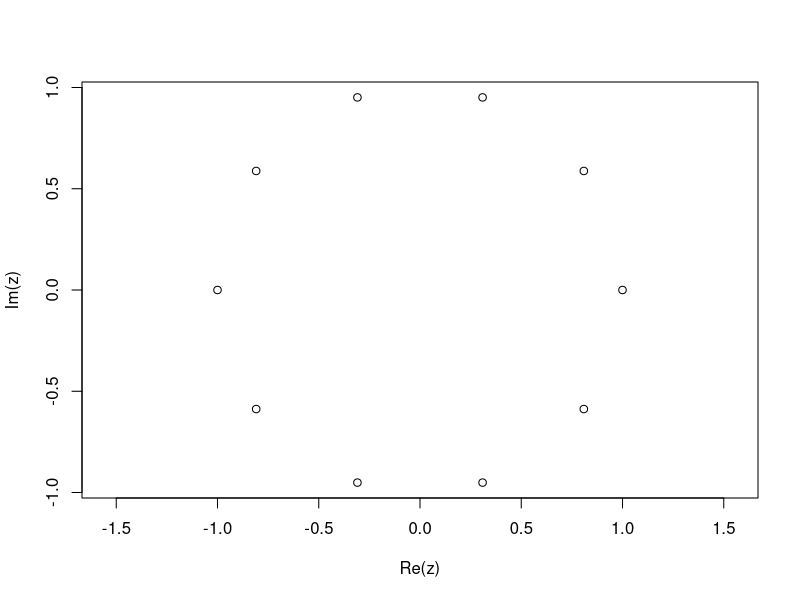
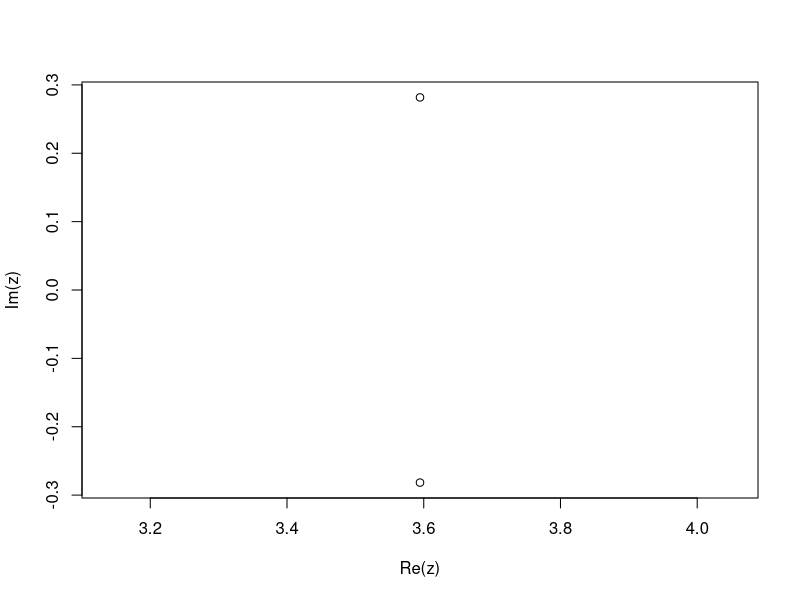

R code for these plots, in order:
# Operacoes com numeros complexos
# Elmar de Oliveira Uhl - 2023

# Entrada dos dois numeros complexos
z1 = 2 + 3i
print(paste("z1 = ", z1))
z2 = 3 + 5i
print(paste("z2 = ", z2))

# Operacoes com numeros complexos
# Real do numero complexo
z = Re(z1)
print(paste("Real is z = ", z))
# Imaginario do numero complexo
z = Im(z1)
print(paste("Imaginary is z = ", z))
# Modulo do numero complexo
r = Mod(z1)
print(paste("Modulus is r = ", r))
# Argumento do numero complexo
theta = Arg(z1)
print(paste("Argument is theta = ", theta))
# Conjugado do numero complexo
z = Conj(z1)
print(paste("Conjugado is z = ", z))

# Soma 2 numeros complexos
z = z1 + z2
print(paste("Sum is z = ", z))
# Subtrai 2 numeros complexos
z = z1 - z2
print(paste("Subtraction is z = ", z))
# Multiplica
z = z1 * z2
print(paste("Multiplication is z = ", z))
# Divide
z = z1 / z2
print(paste("Division is z = ", z))
# Raizes n
n = 10
k = 0:(n - 1)
z = exp(1i*2*pi*k/n)
cat(" ")
cat(paste("The ", n, " roots is z = ", z, "\n"))
plot(z,asp=1)

# calcula as raizes do numero complexo????????????????????
n = 2
k = 0:n-1
z = Mod(z1)*exp(1i*Arg(z1)/(2*pi*k*n))
plot(z, asp=1)
